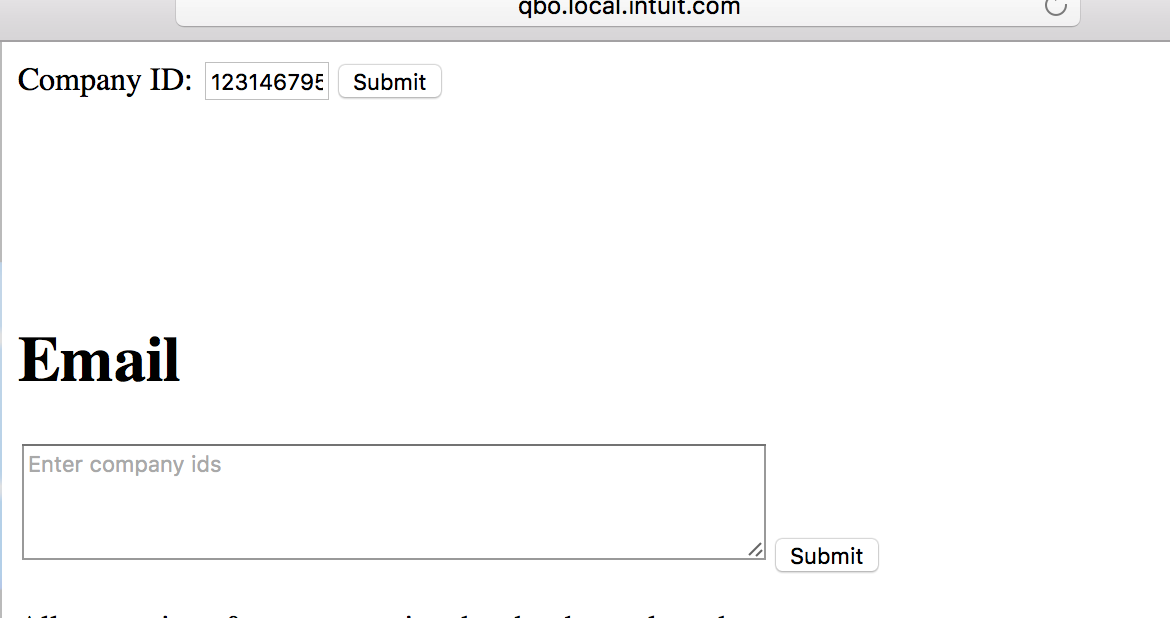
#> input picture tuts/test.png, 1170 x 618 px
$ python countours.py   (older library calls are emulated)
#> lines starting #> are read from the running program, lines starting #| are printed output that depends on the picture; after the words box and inside, x2 and y2 are one past the last pixel; in counts of white or black regions, pixels touching at a corner belong together
import numpy as np
import cv2
import time
im = cv2.imread('test.png')
#> im is the input picture: shape (618, 1170, 3); mean B, G, R 249.8, 249.7, 249.7
# cv2.imshow('frame',im)

imgray = cv2.cvtColor(im,cv2.COLOR_BGR2GRAY)
# time.sleep(5)
ret,thresh = cv2.threshold(imgray,127,255,0)
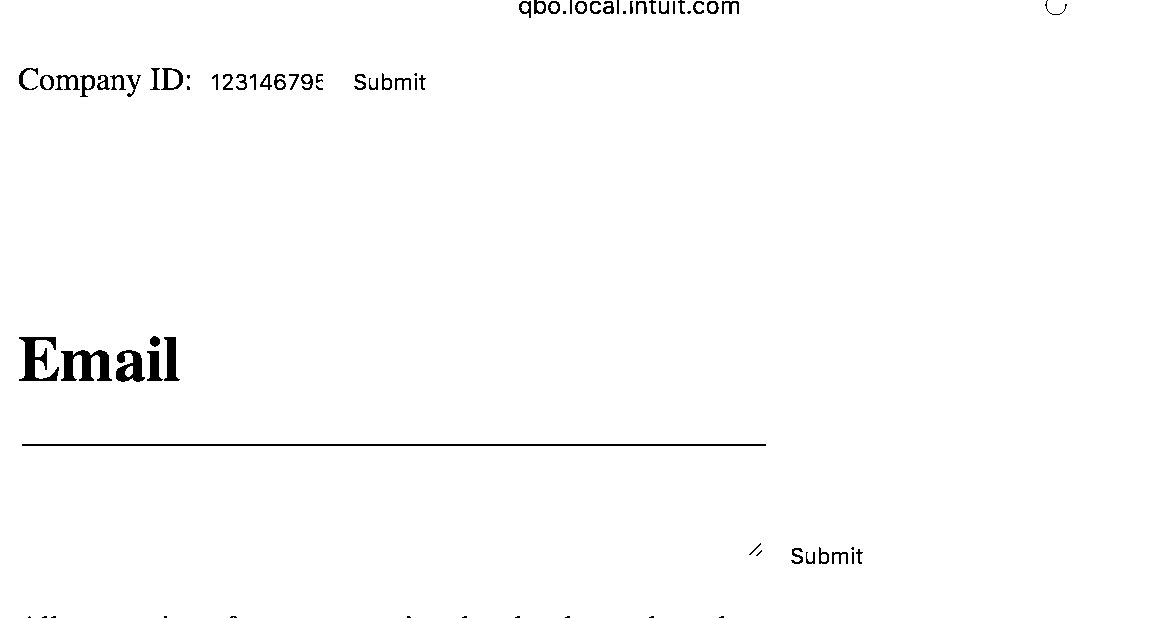
#> thresh: shape (618, 1170); 98.8% white; 76 black regions (20 under 20 px)
image, contours, hierarchy  = cv2.findContours(thresh,cv2.RETR_TREE,cv2.CHAIN_APPROX_SIMPLE)
#> contours = 88 contours, 23 with area under 20; largest, box (x1, y1, x2, y2) and area: (0, 0, 1170, 618) 720810, (21, 443, 767, 447) 2233, (60, 349, 113, 382) 1060, (18, 336, 60, 382) 940, (115, 349, 146, 383) 692
print(len(contours))
#| 88
maxi=0
i_max=0
for i in range(0,len(contours)):
   if cv2.contourArea(contours[i])>maxi:
       maxi = cv2.contourArea(contours[i])
       i_max=i
#> this loop made 88 passes
#> (maxi, i_max) on passes 2 to 3: (40.5, 1), (720810, 2)
#> after the loop, i_max = 2; maxi = 720810

im_final = cv2.drawContours(im, contours, -1, (255,0,0), 3)
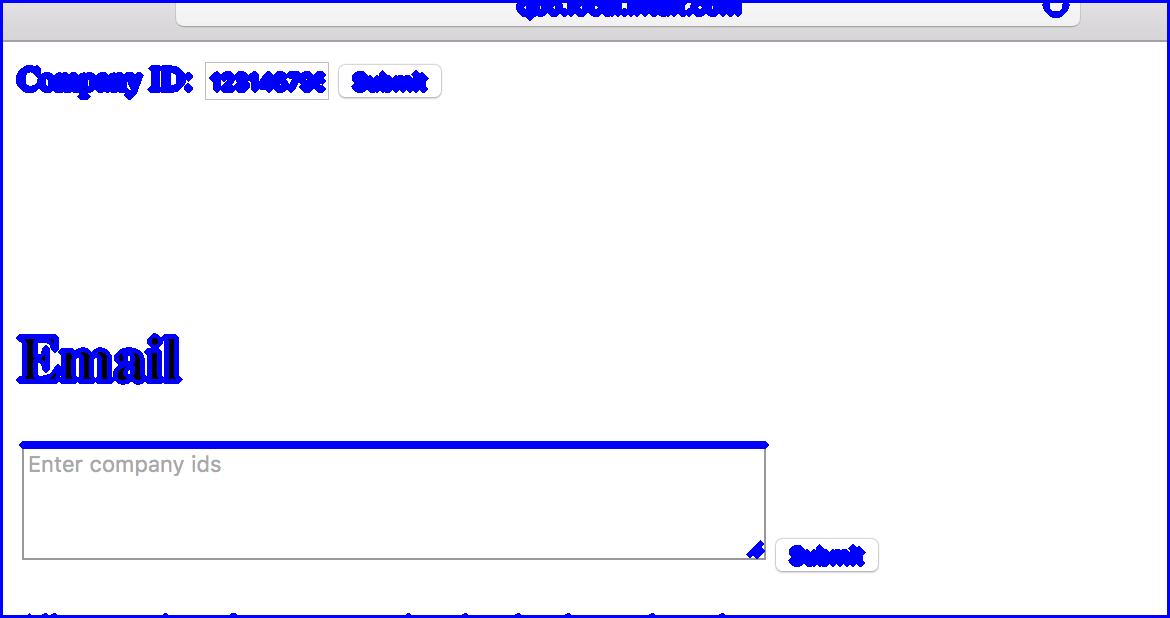
#> im_final: shape (618, 1170, 3); mean B, G, R 252.2, 240.6, 240.7
while(True):
    cv2.imshow("frame",im_final)
    if cv2.waitKey(1) & 0xFF == ord('q'):
#> (key q is pressed here)
        break
